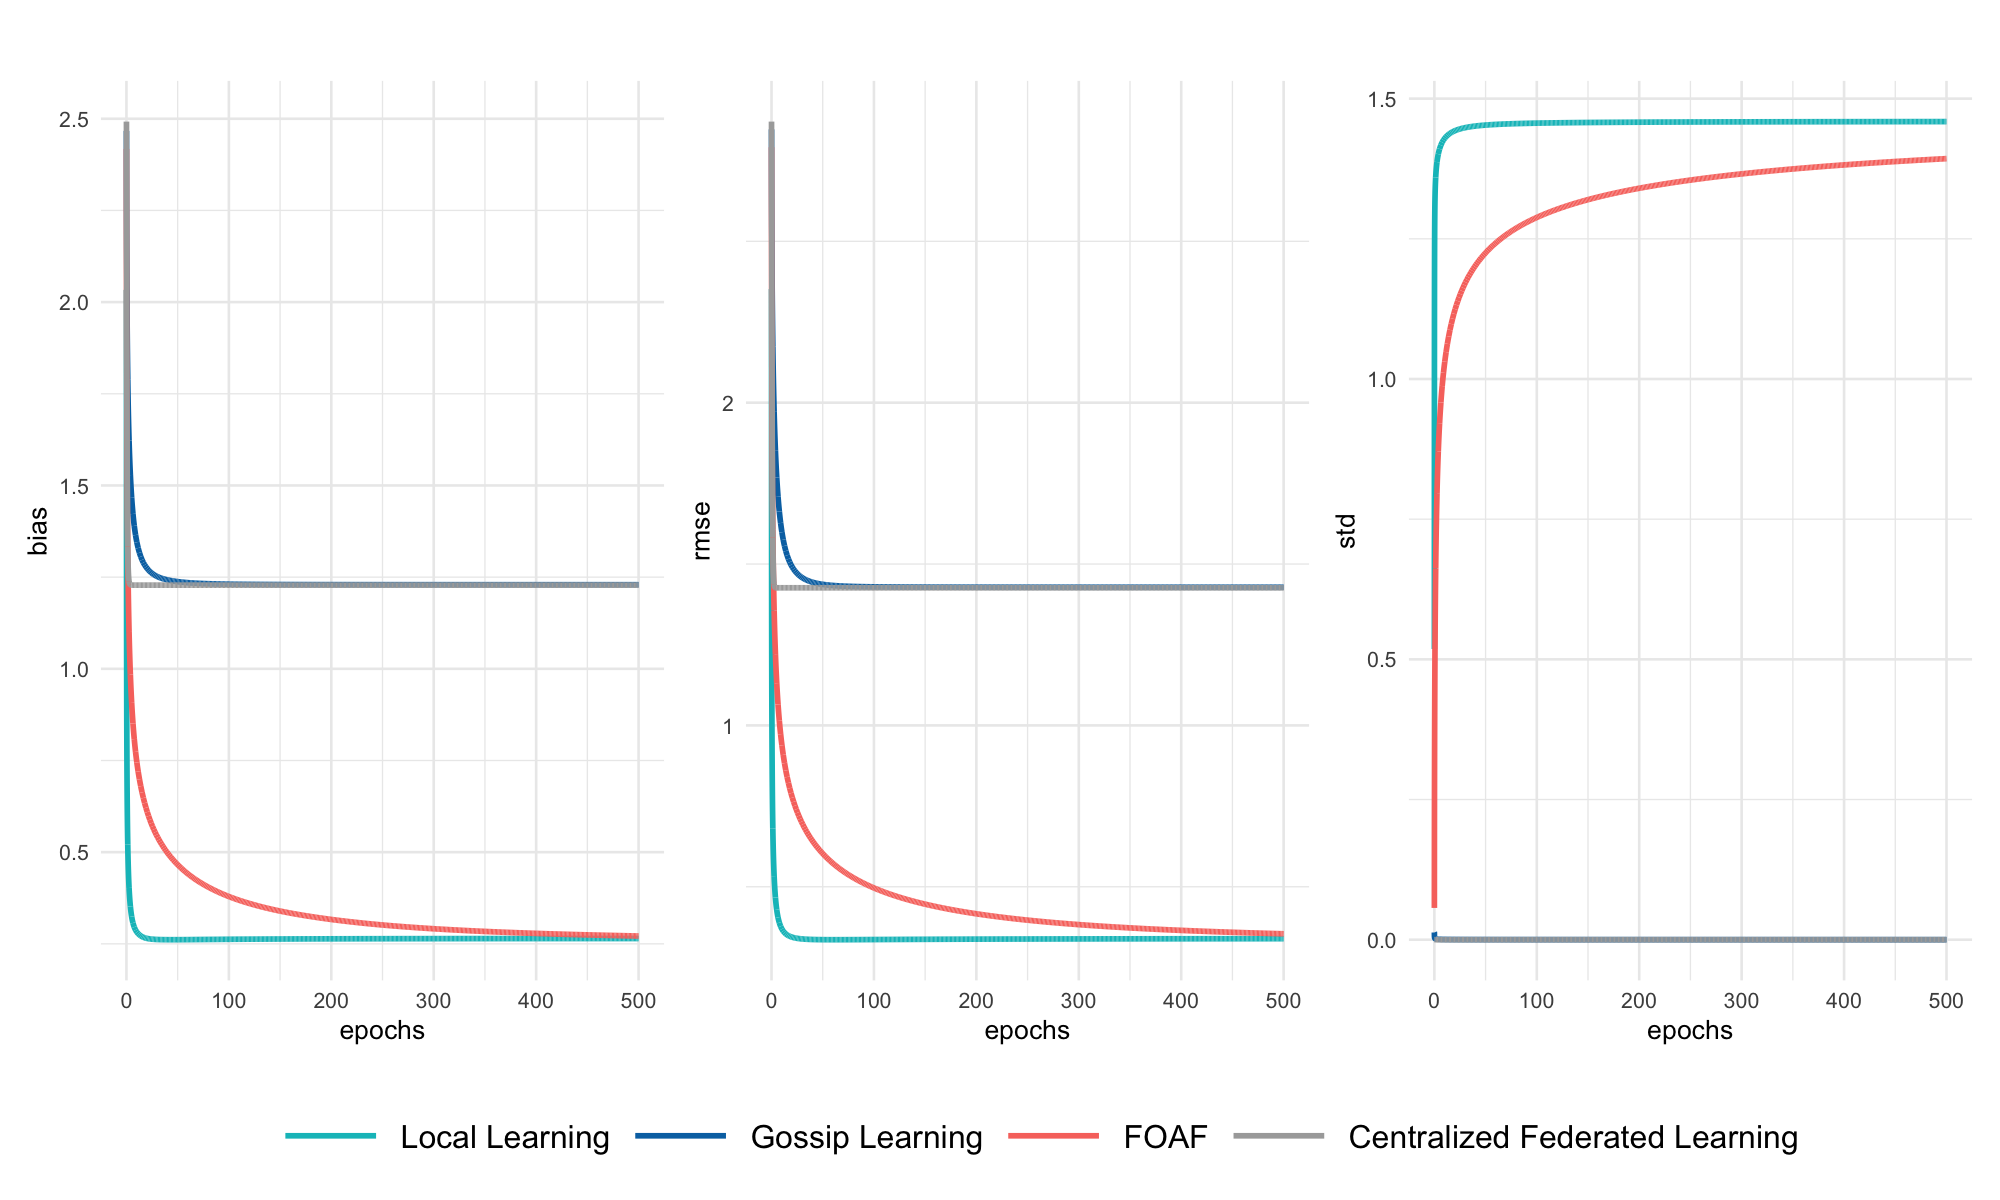

Write the R code that produced this figure.
decentralized_gradient_descent <- function(X_list, y_list, graph,
                                           epochs = 20, lr = 0.1,
                                           true_beta = NULL,
                                           stopping_tol = 1e-6, verbose = TRUE,
                                           share =TRUE, grad = TRUE,
                                           rate = 0, neighbor_num = 2,
                                           W = NULL) {
  K <- length(X_list)
  d <- ncol(X_list[[1]])
  beta_list <- lapply(1:K, function(k) rep(0, d))

  epoch_rmse <- numeric(epochs)
  epoch_comm <- numeric(epochs)
  beta_avg_list <- list()
  beta_std_list <- list()
  grads <- vector("list", K)

  for (t in 1:epochs) {

    total_comm <- 0


    if(t < 0){

      step = lr

    }else{

      step = lr/t^rate

    }


    # Compute local gradients and update
    for (k in 1:K) {

      X <- X_list[[k]]
      y <- y_list[[k]]
      beta_k <- beta_list[[k]]

      grad_k <- -2 * t(X) %*% (y - X %*% beta_k) / nrow(X)
      grads[[k]] <- grad_k
    }


    if(share){
      # Communication: share gradient or beta with neighbors

      if(grad){

        for (k in 1:K) {

          if(is.null(neighbor_num)){


            neighbors <- which(graph[k, ] == 1)

          }else{

            neighbors <- 1:K

            if(is.null(W)){

              neighbors <- sample(neighbors, size = neighbor_num, replace = FALSE)

            }else{

              neighbors <- sample(neighbors, size = neighbor_num, replace = FALSE, prob=W[k,])

            }

          }

          grad_avg = 0

          for(j in neighbors){

            grad_avg <- grad_avg + grads[[j]]

          }

          grad_avg <- grad_avg/(length(neighbors)) + grads[[k]]#/(length(neighbors))

          beta_list[[k]] <- beta_list[[k]] - step * grad_avg
        }

      }else{

        for (k in 1:K) {
          beta_k <- beta_list[[k]]
          beta_k <- beta_k - step * grads[[k]]
          beta_list[[k]] <- beta_k
        }

        for (k in 1:K) {

          neighbors <- which(graph[k, ] == 1)
          beta_avg <- 0
          for(j in neighbors){

            beta_avg <- beta_avg + beta_list[[j]]

          }

          beta_list[[k]] <- beta_avg/length(neighbors )

        }



      }

    }else{

      for (k in 1:K) {

        beta_list[[k]] <- beta_list[[k]] - step * grads[[k]]


      }
    }

    beta_mat <- do.call(cbind, beta_list)
    # Evaluate RMSE
    if (!is.null(true_beta)) {

      rmse <- mean(sqrt(apply((beta_mat - true_beta)^2,1,mean)))#mean(sapply(beta_list, function(b) sqrt(mean((b - true_beta)^2))))
      epoch_rmse[t] <- rmse
    }

    # Record communication and beta summary
    epoch_comm[t] <- total_comm

    beta_avg_list[[t]] <- mean(rowMeans(  abs(beta_mat - true_beta) ))
    beta_std_list[[t]] <- mean(sqrt(rowMeans(  (beta_mat - rowMeans(beta_mat))^2 )))

    # Verbose output
    if (verbose && t %% 100 == 0) {
      cat(sprintf("Epoch %d | RMSE: %.4f \n", t, epoch_rmse[t]))
    }

    # Optional stopping rule
    if (!is.null(stopping_tol) && t >= 5e4) {
      if (abs(epoch_rmse[t] - epoch_rmse[t - 1]) < stopping_tol) {
        if (verbose) cat(sprintf("Early stopping at epoch %d due to RMSE change < %.1e\n", t, stopping_tol))
        epoch_rmse <- epoch_rmse[1:t]
        epoch_comm <- epoch_comm[1:t]
        beta_avg_list <- beta_avg_list[1:t]
        beta_std_list <- beta_std_list[1:t]
        break
      }
    }
  }

  return(list(
    beta_list = beta_list,
    rmse = epoch_rmse,
    comm = epoch_comm,
    beta_avg = beta_avg_list,
    beta_std = beta_std_list
  ))
}

centralized_gradient_aggregation <- function(X_list, y_list,
                                             epochs = 100,
                                             lr = 0.01, stopping_tol = 1e-6,
                                             true_beta = NULL,verbose = TRUE) {
  K <- length(X_list)
  d <- ncol(X_list[[1]])
  beta <- rep(0, d)
  epoch_rmse <- numeric(epochs)
  beta_list <- lapply(1:K, function(k) rep(0, d))
  beta_avg_list <- list()
  beta_std_list <- list()

  for (t in 1:epochs) {

    grad_sum <- rep(0, d)

    # Each client computes its own gradient and sends to server
    for (k in 1:K) {
      Xk <- X_list[[k]]
      yk <- y_list[[k]]
      nk <- nrow(Xk)

      # Client computes local gradient
      grad_k <- t(Xk) %*% (Xk %*% beta - yk) / nk

      # Send to server (accumulate)
      grad_sum <- grad_sum + grad_k
    }

    # Server computes average gradient and updates beta
    grad_avg <- grad_sum / K
    beta <- beta - lr * grad_avg

    for (j in 1:K) {

      beta_list[[j]] = beta

    }

    beta_mat <- do.call(cbind, beta_list)

    # RMSE if true beta known
    if (!is.null(true_beta)) {
      epoch_rmse[t] <- mean(sqrt(apply((beta_mat - true_beta)^2,1,mean)))
    }

    if (verbose && t %% 100 == 0) {
      cat(sprintf("Epoch %d | RMSE: %.4f \n", t, epoch_rmse[t]))
    }

    beta_avg_list[[t]] <- mean(rowMeans(  abs(beta_mat - true_beta) ))
    beta_std_list[[t]] <- mean(sqrt(rowMeans(  (beta_mat - rowMeans(beta_mat))^2 )))

    if (!is.null(stopping_tol) && t >= 5e4) {
      if (abs(epoch_rmse[t] - epoch_rmse[t - 1]) < stopping_tol) {
        if (verbose) cat(sprintf("Early stopping at epoch %d due to RMSE change < %.1e\n", t, stopping_tol))
        epoch_rmse <- epoch_rmse[1:t]
        beta_avg_list <- beta_avg_list[1:t]
        beta_std_list <- beta_std_list[1:t]
        break
      }
    }

  }

  return(list(
    beta_list = beta_list,
    rmse = epoch_rmse,
    beta_avg = beta_avg_list,
    beta_std = beta_std_list
  ))
}

set.seed(123)
K <- 200
d <- 10
n <- 20

#true_beta <- rep(1,d)

true_beta = matrix(NA, nrow = d, ncol = K)


X_list <- lapply(1:K, function(i) matrix(rnorm(n * d), n, d))
#y_list <- lapply(X_list, function(X) X %*% true_beta + rnorm(n,sd = 1))
y_list <- list()
for (i in 1:K) {

  temp_beta = runif(d,0,5)
  true_beta[,i] = temp_beta
  y_list[[i]] <- X_list[[i]] %*% temp_beta + rnorm(n,sd = 1)

}

# Symmetric  graph
graph <- matrix(0, K, K)
for (i in 1:K) {
  neighbors <- sample(setdiff(1:K, i),5)
  graph[i, neighbors] <- 1
  graph[ neighbors, i] <- 1
}

#w = runif(K)
#W = w %*% t(w)
#W = matrix(1/K, nrow = K, ncol = K)

beta_result1 <- decentralized_gradient_descent(X_list, y_list, graph = graph ,
                                               epochs = 1e5, lr = 0.1, true_beta = true_beta,
                                               share =FALSE, rate =0.5 )

beta_result2 <- decentralized_gradient_descent(X_list, y_list, graph = graph  ,
                                               epochs = 1e5, lr = 0.01,
                                               true_beta = true_beta,share =TRUE, grad = TRUE,
                                               rate = 0.5, neighbor_num = 5)

beta_result3 <- decentralized_gradient_descent(X_list, y_list, graph = graph + diag(K),
                                               epochs = 1e5, lr = 0.01,
                                               true_beta = true_beta,share =TRUE, grad = FALSE,
                                               rate = 0.5)

beta_result4 <- centralized_gradient_aggregation(X_list, y_list,
                                                 epochs = 1e5, lr = 0.01,
                                                 true_beta = true_beta)



parameter =list(n = n, d= d, K =K, beta_num = 5, neighbor_num = 20, rate = c(0.5,0.5,0.5), beta= true_beta)
data_list = list(no_sharing = beta_result1, grad_aggregate = beta_result2,
                 beta_aggregate = beta_result3,central_aggregate = beta_result4, X_list = X_list, y_list = y_list, graph = graph, parameter = parameter)

#saveRDS(data_list, "linear_totalheter_case1.rds")

#################################################
# Bias and Variance Plot
##############################################
est_avg1 = unlist( beta_result1$beta_avg )
est_std1 = unlist(beta_result1$beta_std )

est_avg2 = unlist( beta_result2$beta_avg )
est_std2 = unlist(beta_result2$beta_std )

est_avg3 = unlist(beta_result3$beta_avg )
est_std3 = unlist(beta_result3$beta_std )

est_avg4 = unlist(beta_result4$beta_avg )
est_std4 = unlist(beta_result4$beta_std )


par(mfrow = c(1,3))

plot(est_avg1, type = "l", col = "black",lwd = 2,
     main = "Mean of Beta's over Iteration ",xlab = "epochs", ylab="bias",
     xlim = c(0,2e4), ylim=c(0,1))
lines(est_avg2, col = "red",lwd = 2)
lines(est_avg3, col = "blue",lwd = 2)
lines(est_avg4, col = "yellow",lwd = 2)
legend("topright", legend=c( "Local Learning",
                             "Gossip Learning",
                             "FOAF",
                             "Centralized Federated Learning"),
       fill = c("black","blue","red", "yellow")
)


plot(est_std1, type = "l", col = "black",lwd = 2,
     main = "Variance of Beta's over Iteration ", ylab = "std",
     xlim = c(0,2e4), ylim=c(0,0.5))
lines(est_std2, col = "red",lwd = 2)
lines(est_std3, col = "blue",lwd = 2)
lines(est_std4, col = "yellow",lwd = 2)
legend("topright", legend=c( "Local Learning",
                             "Gossip Learning",
                             "FOAF",
                             "Centralized Federated Learning"),
       fill = c("black","blue","red", "yellow")
)

plot((beta_result1$rmse), type = "l", lwd = 2,
     ylim = c(0,1),xlim = c(0,2e4) ,
     main = "RMSE over Iteration", ylab = "rmse",xlab = "epochs")

lines((beta_result2$rmse), type = "l", lwd = 2,col = "red")
lines((beta_result3$rmse), type = "l", lwd = 2,col = "blue")
lines(beta_result4$rmse, col = "yellow",lwd = 2)

legend("topright", legend=c( "Local Learning",
                             "Gossip Learning",
                             "FOAF",
                             "Centralized Federated Learning"),
       fill = c("black","blue","red", "yellow")
)
#################################################
# Result Table
##############################################
result = data.frame(std = c(est_std1[length(est_std1)],
                            est_std2[length(est_std2)],
                            est_std3[length(est_std3)]),
                    bias = c(est_avg1[length(est_avg1)],
                             est_avg2[length(est_avg2)],
                             est_avg3[length(est_avg3)]),
                    rmse = c(beta_result1$rmse[length(beta_result1$rmse)],
                             beta_result2$rmse[length(beta_result2$rmse)],
                             beta_result3$rmse[length(beta_result3$rmse)] ))

rownames(result) = c( "No sharing",
                      "Gradient Aggregation",
                      "Beta Aggregation")


result

###############################################
# ggplot2
##############################################


library(ggplot2)
library(dplyr)
library(tidyr)

# Prepare combined dataframe
epochs <- 1:length(est_avg1)

df_all <- bind_rows(
  data.frame(Epoch = epochs, Method = "Local Learning", Value = est_avg1, Measure = "Bias"),
  data.frame(Epoch = epochs, Method = "Gossip Learning", Value = est_avg3, Measure = "Bias"),
  data.frame(Epoch = epochs, Method = "FOAF", Value = est_avg2, Measure = "Bias"),
  data.frame(Epoch = epochs, Method = "Centralized Federated Learning", Value = est_avg4, Measure = "Bias"),

  data.frame(Epoch = epochs, Method = "Local Learning", Value = est_std1, Measure = "Std"),
  data.frame(Epoch = epochs, Method = "Gossip Learning", Value = est_std3, Measure = "Std"),
  data.frame(Epoch = epochs, Method = "FOAF", Value = est_std2, Measure = "Std"),
  data.frame(Epoch = epochs, Method = "Centralized Federated Learning", Value = est_std4, Measure = "Std"),

  data.frame(Epoch = epochs, Method = "Local Learning", Value = beta_result1$rmse, Measure = "RMSE"),
  data.frame(Epoch = epochs, Method = "Gossip Learning", Value = beta_result3$rmse, Measure = "RMSE"),
  data.frame(Epoch = epochs, Method = "FOAF", Value = beta_result2$rmse, Measure = "RMSE"),
  data.frame(Epoch = epochs, Method = "Centralized Federated Learning", Value = beta_result4$rmse, Measure = "RMSE")
)


# Ensure consistent factor levels
# Custom prestige-style colors
prestige_colors <- c(
  "Local Learning" = "#00BFC4",                 # black
  "Gossip Learning" = "#0072B2",               # blue
  "FOAF" = "#F8766D",                          # red-orange
  "Centralized Federated Learning" = "darkgray" # yellow
)
scale_color_manual(values = c(
  "Autumn" = "#F8766D",
  "Spring" = "#7CAE00",
  "Summer" = "#00BFC4",
  "Winter" = "#C77CFF"
))
# Ensure consistent factor ordering
df_all$Method <- factor(df_all$Method,
                        levels = c("Local Learning", "Gossip Learning", "FOAF", "Centralized Federated Learning"))

df_all$Measure <- factor(df_all$Measure,
                         levels = c("Bias", "RMSE", "Std"))

# Subset data
df_bias <- df_all %>% filter(Measure == "Bias")
df_rmse <- df_all %>% filter(Measure == "RMSE")
df_std  <- df_all %>% filter(Measure == "Std")


# Bias Plot with linetype
# Bias plot
p_bias <- ggplot(df_bias, aes(x = Epoch, y = Value, color = Method)) +
  geom_line(size = 1) +
  labs(title = "", x = "epochs", y = "bias") +
  scale_x_continuous(labels = function(x) x / 100) +
  scale_color_manual(values = prestige_colors) +
  theme_minimal(base_size = 10) +
  theme(legend.position = "none")

# RMSE plot
p_rmse <- ggplot(df_rmse, aes(x = Epoch, y = Value, color = Method)) +
  geom_line(size = 1) +
  labs(title = "", x = "epochs", y = "rmse") +
  scale_x_continuous(labels = function(x) x / 100) +
  scale_color_manual(values = prestige_colors) +
  theme_minimal(base_size = 10) +
  theme(legend.position = "none")

# Std plot (with legend)
p_std <- ggplot(df_std, aes(x = Epoch, y = Value, color = Method)) +
  geom_line(size = 1) +
  labs(title = "", x = "epochs", y = "std") +
  scale_x_continuous(labels = function(x) x / 100) +
  scale_color_manual(values = prestige_colors) +
  theme_minimal(base_size = 10) +
  theme(
    legend.position = "bottom",
    legend.title = element_blank(),
    legend.text = element_text(size = 12),
    legend.key.width = unit(1.5, "cm")
  )

library(patchwork)


# Combine with merged legend below
(p_bias | p_rmse | p_std) +
  plot_layout(guides = "collect") &
  theme(
    plot.title = element_text(hjust = 0.5, size = 16, face = "bold"),
    legend.position = "bottom",
    legend.box.margin = margin(t = 10),
    legend.title = element_blank(),
    legend.text = element_text(size = 12),
    legend.key.width = unit(1.5, "cm")
  )
